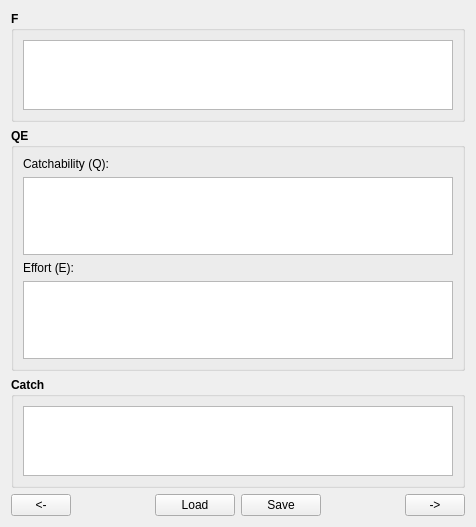
<?xml version="1.0" encoding="UTF-8"?>
<ui version="4.0">
 <class>Simulation_Tab2_HarvestTab</class>
 <widget class="QWidget" name="Simulation_Tab2_HarvestTab">
  <property name="geometry">
   <rect>
    <x>0</x>
    <y>0</y>
    <width>476</width>
    <height>527</height>
   </rect>
  </property>
  <property name="windowTitle">
   <string>Form</string>
  </property>
  <layout class="QVBoxLayout" name="verticalLayout">
   <item>
    <widget class="QGroupBox" name="Simulation_Tab2_FGB">
     <property name="font">
      <font>
       <weight>75</weight>
       <bold>true</bold>
      </font>
     </property>
     <property name="title">
      <string>F</string>
     </property>
     <layout class="QVBoxLayout" name="verticalLayout_5">
      <item>
       <widget class="QTableView" name="Simulation_Tab2_HTV">
        <property name="font">
         <font>
          <weight>50</weight>
          <bold>false</bold>
         </font>
        </property>
        <property name="toolTip">
         <string/>
        </property>
        <property name="statusTip">
         <string/>
        </property>
       </widget>
      </item>
     </layout>
    </widget>
   </item>
   <item>
    <widget class="QGroupBox" name="Simulation_Tab2_QEGB">
     <property name="font">
      <font>
       <weight>75</weight>
       <bold>true</bold>
      </font>
     </property>
     <property name="title">
      <string>QE</string>
     </property>
     <layout class="QVBoxLayout" name="verticalLayout_6">
      <item>
       <widget class="QLabel" name="label">
        <property name="font">
         <font>
          <weight>50</weight>
          <bold>false</bold>
         </font>
        </property>
        <property name="text">
         <string>Catchability (Q):</string>
        </property>
       </widget>
      </item>
      <item>
       <widget class="QTableView" name="Simulation_Tab2_QTV">
        <property name="font">
         <font>
          <weight>50</weight>
          <bold>false</bold>
         </font>
        </property>
        <property name="toolTip">
         <string/>
        </property>
        <property name="statusTip">
         <string/>
        </property>
       </widget>
      </item>
      <item>
       <widget class="QLabel" name="label_2">
        <property name="font">
         <font>
          <weight>50</weight>
          <bold>false</bold>
         </font>
        </property>
        <property name="text">
         <string>Effort (E):</string>
        </property>
       </widget>
      </item>
      <item>
       <widget class="QTableView" name="Simulation_Tab2_ETV">
        <property name="font">
         <font>
          <weight>50</weight>
          <bold>false</bold>
         </font>
        </property>
       </widget>
      </item>
     </layout>
    </widget>
   </item>
   <item>
    <widget class="QGroupBox" name="Simulation_Tab2_CatchGB">
     <property name="font">
      <font>
       <weight>75</weight>
       <bold>true</bold>
      </font>
     </property>
     <property name="title">
      <string>Catch</string>
     </property>
     <layout class="QVBoxLayout" name="verticalLayout_7">
      <item>
       <widget class="QTableView" name="Simulation_Tab2_CatchTV">
        <property name="font">
         <font>
          <weight>50</weight>
          <bold>false</bold>
         </font>
        </property>
        <property name="toolTip">
         <string/>
        </property>
        <property name="statusTip">
         <string/>
        </property>
       </widget>
      </item>
     </layout>
    </widget>
   </item>
   <item>
    <layout class="QHBoxLayout" name="horizontalLayout_88">
     <item>
      <widget class="QPushButton" name="Simulation_Tab2_PrevPB">
       <property name="sizePolicy">
        <sizepolicy hsizetype="Fixed" vsizetype="Fixed">
         <horstretch>0</horstretch>
         <verstretch>0</verstretch>
        </sizepolicy>
       </property>
       <property name="minimumSize">
        <size>
         <width>60</width>
         <height>0</height>
        </size>
       </property>
       <property name="maximumSize">
        <size>
         <width>60</width>
         <height>16777215</height>
        </size>
       </property>
       <property name="toolTip">
        <string>Go to the previous page</string>
       </property>
       <property name="statusTip">
        <string>Go to the previous page</string>
       </property>
       <property name="text">
        <string>&lt;-</string>
       </property>
      </widget>
     </item>
     <item>
      <spacer name="horizontalSpacer_100">
       <property name="orientation">
        <enum>Qt::Horizontal</enum>
       </property>
       <property name="sizeHint" stdset="0">
        <size>
         <width>40</width>
         <height>20</height>
        </size>
       </property>
      </spacer>
     </item>
     <item>
      <widget class="QPushButton" name="Simulation_Tab2_LoadPB">
       <property name="enabled">
        <bool>true</bool>
       </property>
       <property name="toolTip">
        <string>Load data into the above table</string>
       </property>
       <property name="statusTip">
        <string>Load data into the above table</string>
       </property>
       <property name="text">
        <string>Load</string>
       </property>
      </widget>
     </item>
     <item>
      <widget class="QPushButton" name="Simulation_Tab2_SavePB">
       <property name="enabled">
        <bool>true</bool>
       </property>
       <property name="toolTip">
        <string>Save above table data</string>
       </property>
       <property name="statusTip">
        <string>Save above table data</string>
       </property>
       <property name="text">
        <string>Save</string>
       </property>
      </widget>
     </item>
     <item>
      <spacer name="verticalSpacer_46">
       <property name="orientation">
        <enum>Qt::Horizontal</enum>
       </property>
       <property name="sizeType">
        <enum>QSizePolicy::Expanding</enum>
       </property>
       <property name="sizeHint" stdset="0">
        <size>
         <width>48</width>
         <height>20</height>
        </size>
       </property>
      </spacer>
     </item>
     <item>
      <widget class="QPushButton" name="Simulation_Tab2_NextPB">
       <property name="enabled">
        <bool>true</bool>
       </property>
       <property name="sizePolicy">
        <sizepolicy hsizetype="Fixed" vsizetype="Fixed">
         <horstretch>0</horstretch>
         <verstretch>0</verstretch>
        </sizepolicy>
       </property>
       <property name="minimumSize">
        <size>
         <width>60</width>
         <height>0</height>
        </size>
       </property>
       <property name="maximumSize">
        <size>
         <width>60</width>
         <height>16777215</height>
        </size>
       </property>
       <property name="toolTip">
        <string>Go to the next tab page</string>
       </property>
       <property name="statusTip">
        <string>Go to the next tab page</string>
       </property>
       <property name="text">
        <string>-&gt;</string>
       </property>
      </widget>
     </item>
    </layout>
   </item>
  </layout>
 </widget>
 <resources/>
 <connections/>
</ui>
